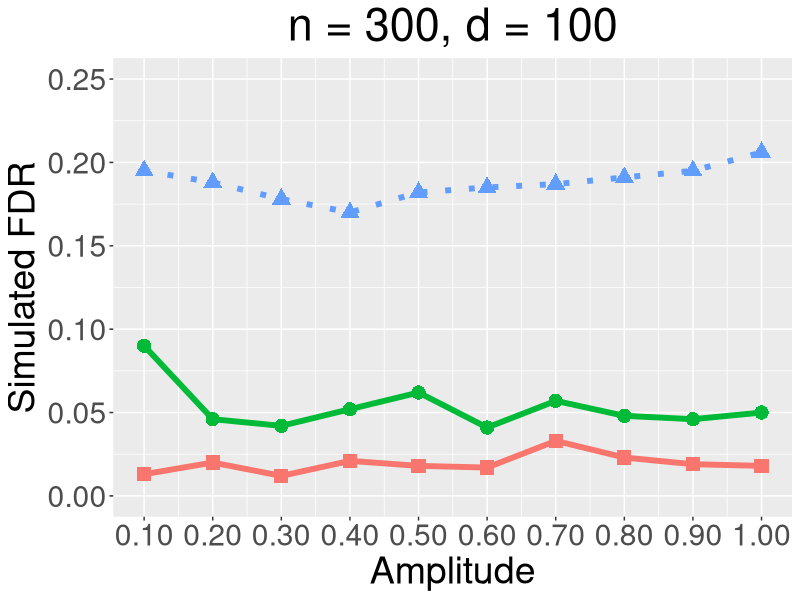
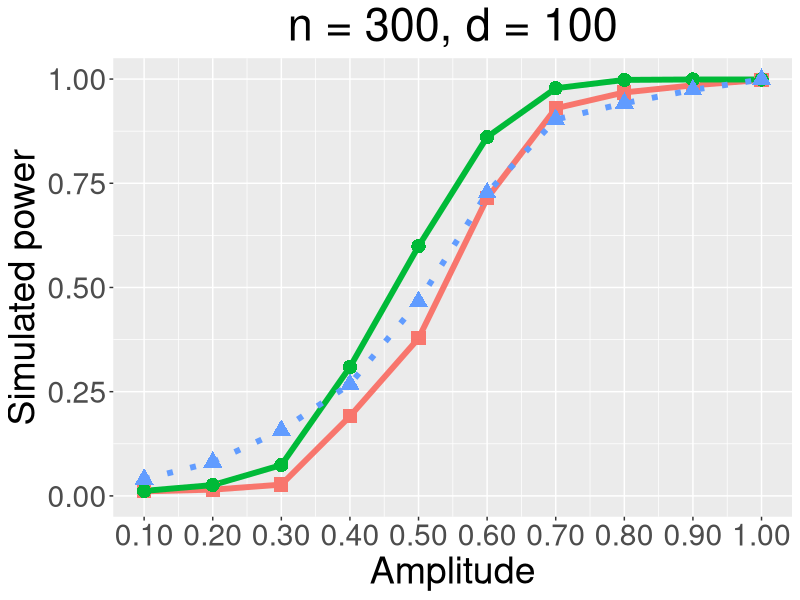
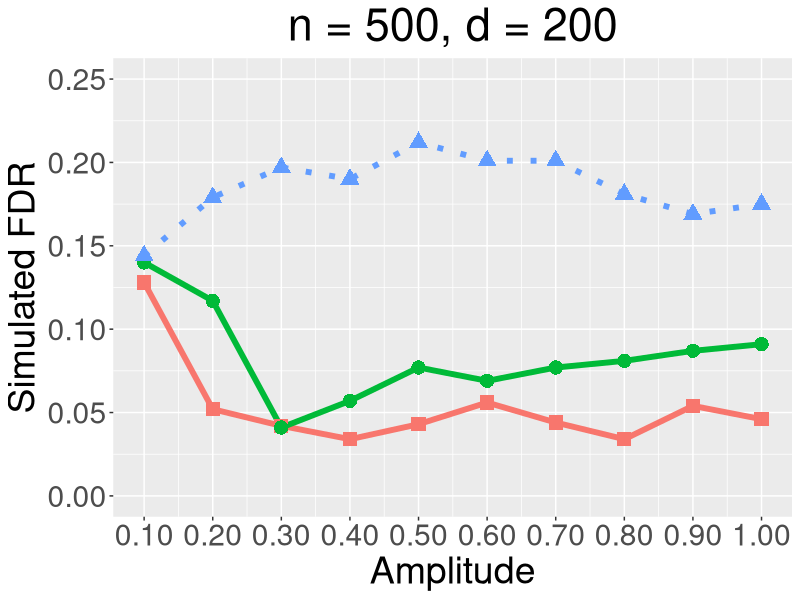
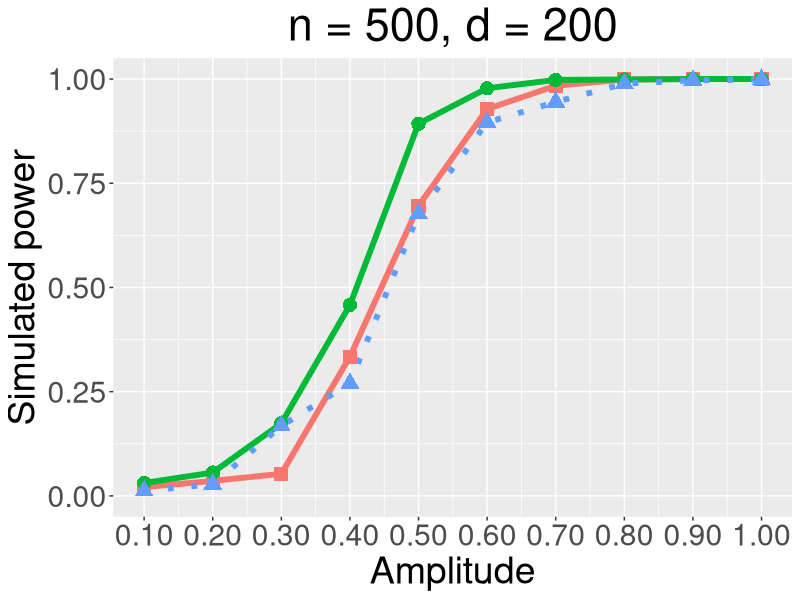
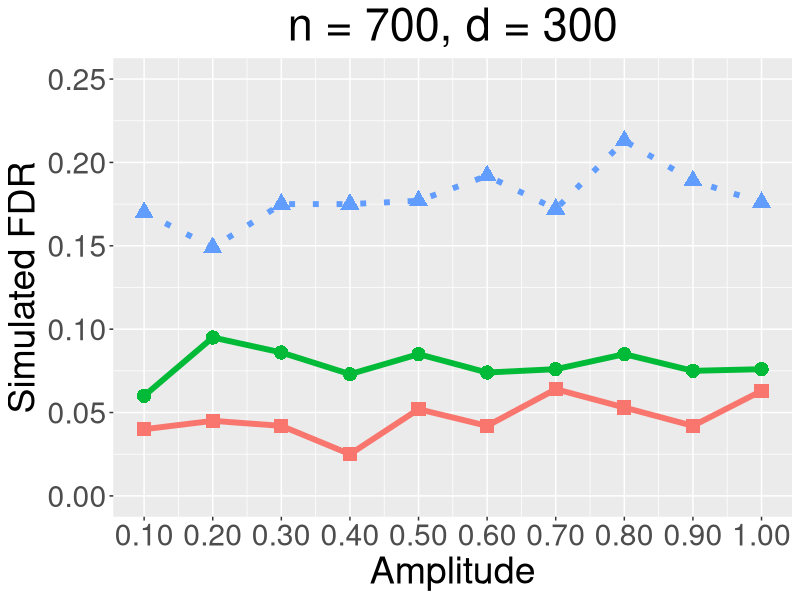
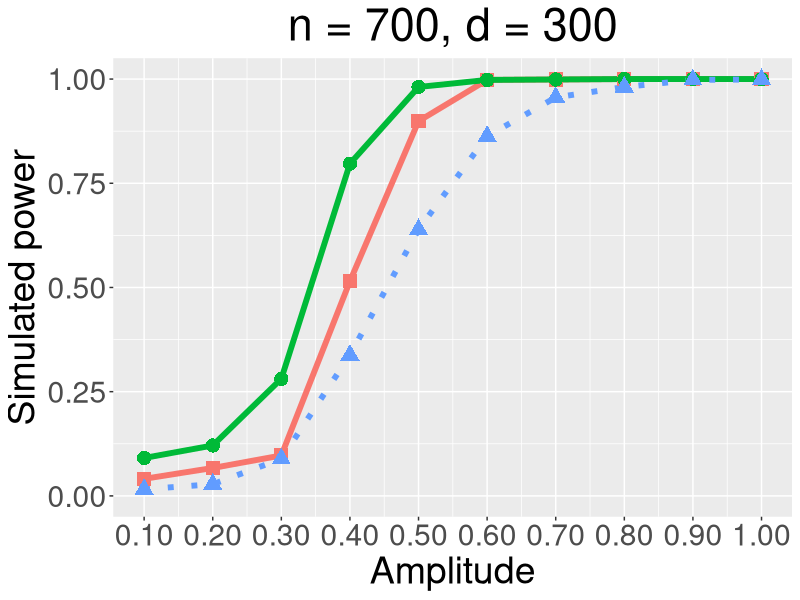

These charts were generated, in order, by the following R code:
library(ggplot2)
# This script presents the results under S5 with FDR level = 0.05.
# We will construct 6 figures, which are 
# 1, n = 200; p = 1*n, 1.5*n, 2*n; rho;
# 2, n = 500; p = 1*n, 1.5*n, 2*n; rho;
# 3, n = 200; p = 1*n, 1.5*n, 2*n; rho;
# 4, n = 500; p = 1*n, 1.5*n, 2*n; rho;
# 5, n = 200; p = 1*n, 1.5*n, 2*n; amp;
# 6, n = 500; p = 1*n, 1.5*n, 2*n; amp.
# Each figure will include 6 subfigures. This script will draw total 36 figures.

# First step, we record the data. Second step, we draw the figure.
# 1st column, 1p method; 2nd column, 2p method; 3rd column, knockoff method.
# Row: larger parameters.


# Figure 5

n200p1fdr_02 = matrix(c(0.013,0.090,0.195,
                        0.020,0.046,0.188,
                        0.012,0.042,0.178,
                        0.021,0.052,0.170,
                        0.018,0.062,0.182,
                        0.017,0.041,0.185,
                        0.033,0.057,0.187,
                        0.023,0.048,0.191,
                        0.019,0.046,0.195,
                        0.018,0.050,0.206
                        ),
                      byrow = TRUE, nrow = 10, ncol = 3)


n200p1power_02 = matrix(c(0.011,0.012,0.040,
                          0.015,0.026,0.081,
                          0.027,0.074,0.157,
                          0.191,0.309,0.268,
                          0.378,0.599,0.466,
                          0.714,0.861,0.727,
                          0.930,0.978,0.903,
                          0.968,0.998,0.942,
                          0.985,0.999,0.974,
                          0.998,0.999,0.999
                          ),
                        byrow = TRUE, nrow = 10, ncol = 3)


n200p1.5fdr_02 = matrix(c(0.128,0.140,0.144,
                          0.052,0.117,0.179,
                          0.042,0.041,0.197,
                          0.034,0.057,0.190,
                          0.043,0.077,0.212,
                          0.056,0.069,0.201,
                          0.044,0.077,0.201,
                          0.034,0.081,0.181,
                          0.054,0.087,0.169,
                          0.046,0.091,0.175
                          ),
                        byrow = TRUE, nrow = 10, ncol = 3)


n200p1.5power_02 = matrix(c(0.021,0.031,0.012,
                            0.036,0.056,0.028,
                            0.053,0.174,0.168,
                            0.334,0.458,0.270,
                            0.696,0.893,0.677,
                            0.928,0.978,0.896,
                            0.984,0.998,0.945,
                            0.999,0.999,0.989,
                            1,1,0.997,
                            1,1,0.999
                            ),
                          byrow = TRUE, nrow = 10, ncol = 3)


# Figure 6

n200p2fdr_02 = matrix(c(0.040,0.060,0.170,
                        0.045,0.095,0.149,
                        0.042,0.086,0.175,
                        0.025,0.073,0.175,
                        0.052,0.085,0.177,
                        0.042,0.074,0.192,
                        0.064,0.076,0.172,
                        0.053,0.085,0.213,
                        0.042,0.075,0.189,
                        0.063,0.076,0.176
                        ),
                      byrow = TRUE, nrow = 10, ncol = 3)


n200p2power_02 = matrix(c(0.041,0.091,0.016,
                          0.067,0.121,0.028,
                          0.097,0.281,0.089,
                          0.515,0.797,0.338,
                          0.899,0.981,0.639,
                          0.998,0.998,0.863,
                          0.999,0.999,0.956,
                          1,1,0.981,
                          1,1,0.998,
                          1,1,0.999
                          ),
                        byrow = TRUE, nrow = 10, ncol = 3)




# Amplitude, 12 figures


# Figure 1-1

# Set x label, it is public.
amplevel = rep(c(0.1,0.2,0.3,0.4,0.5,0.6,0.7,0.8,0.9,1), times = 3)
# Set the type of methods, it is public.
type = rep(c('A','B','C'), each = 10)

points = c('A' = 15, 'B' = 16, 'C' = 17)


# Amp, 12 figures


# Figure 2-1
# Set x label, it is public.
amp = rep(c(0.1,0.2,0.3,0.4,0.5,0.6,0.7,0.8,0.9,1), times = 3)

# Read the data into dataframe.
fdr21 = c(n200p1fdr_02[,1], n200p1fdr_02[,2], n200p1fdr_02[,3])
df21 = data.frame(amp = amp, type = type, fdr = fdr21)

# DRAW
n300p100fdr_amp = 
  ggplot(data = df21, mapping = aes(x = amp, y = fdr, colour = type, shape = type, linetype = type)) + scale_linetype_manual(values=c("solid", "solid", "dotted")) + scale_shape_manual(values = points)+ geom_line(linewidth = 2) + geom_point(size = 4.5) + scale_x_continuous(name = "Amplitude", breaks = seq(0.1, 1, by = 0.1), labels = c("0.10","0.20","0.30","0.40","0.50","0.60","0.70","0.80","0.90","1.00"), limits = c(0.1, 1)) + ggtitle("n = 300, d = 100") + theme(legend.position = 'none', text = element_text(size = 27), plot.title = element_text(hjust = 0.5)) + scale_y_continuous(name = "Simulated FDR", breaks = seq(0, 0.25, by = 0.05), labels = c("0.00","0.05", "0.10", "0.15", "0.20","0.25"), limits = c(0,0.25))

# SAVE
ggsave("n300p100fdr_02.pdf", device = "pdf", path = "C:/Users/朱正天/Desktop/Knockoff_code/Knockoff_pre/S5", width = 8, height = 6)


# Figure 2-2

# Read the data into dataframe.
pwr22 = c(n200p1power_02[,1], n200p1power_02[,2], n200p1power_02[,3])
df22 = data.frame(amp = amp, type = type, power = pwr22)

# DRAW
n300p100power_amp = 
  ggplot(data = df22, mapping = aes(x = amp, y = power, colour = type, shape = type, linetype = type)) + scale_linetype_manual(values=c("solid", "solid", "dotted")) + scale_shape_manual(values = points)+ geom_line(linewidth = 2) + geom_point(size = 4.5) + scale_x_continuous(name = "Amplitude", breaks = seq(0.1, 1, by = 0.1), labels = c("0.10","0.20","0.30","0.40","0.50","0.60","0.70","0.80","0.90","1.00"), limits = c(0.1, 1)) + scale_y_continuous(name = "Simulated power", breaks = seq(0, 1, by = 0.25), labels = c("0.00","0.25", "0.50", "0.75", "1.00"), limits = c(0,1)) + ggtitle("n = 300, d = 100") + theme(legend.position = 'none', text = element_text(size = 27), plot.title = element_text(hjust = 0.5))

# SAVE
ggsave("n300p100power_02.pdf", device = "pdf", path = "C:/Users/朱正天/Desktop/Knockoff_code/Knockoff_pre/S5", width = 8, height = 6)



# Figure 2-3

# Read the data into dataframe.
fdr23 = c(n200p1.5fdr_02[,1], n200p1.5fdr_02[,2], n200p1.5fdr_02[,3])
df23 = data.frame(amp = amp, type = type, fdr = fdr23)

# DRAW
n500p200fdr_amp = 
  ggplot(data = df23, mapping = aes(x = amp, y = fdr, colour = type, shape = type, linetype = type)) + scale_linetype_manual(values=c("solid", "solid", "dotted")) + scale_shape_manual(values = points)+ geom_line(linewidth = 2) + geom_point(size = 4.5) + scale_x_continuous(name = "Amplitude", breaks = seq(0.1, 1, by = 0.1), labels = c("0.10","0.20","0.30","0.40","0.50","0.60","0.70","0.80","0.90","1.00"), limits = c(0.1, 1)) + ggtitle("n = 500, d = 200") + theme(legend.position = 'none', text = element_text(size = 27), plot.title = element_text(hjust = 0.5)) + scale_y_continuous(name = "Simulated FDR", breaks = seq(0, 0.25, by = 0.05), labels = c("0.00","0.05", "0.10", "0.15", "0.20","0.25"), limits = c(0,0.25))

# SAVE
ggsave("n500p200fdr_02.pdf", device = "pdf", path = "C:/Users/朱正天/Desktop/Knockoff_code/Knockoff_pre/S5", width = 8, height = 6)


# Figure 2-4

# Read the data into dataframe.
pwr24 = c(n200p1.5power_02[,1], n200p1.5power_02[,2], n200p1.5power_02[,3])
df24 = data.frame(amp = amp, type = type, power = pwr24)

# DRAW
n500p200power_amp = 
  ggplot(data = df24, mapping = aes(x = amp, y = power, colour = type, shape = type, linetype = type)) + scale_linetype_manual(values=c("solid", "solid", "dotted")) + scale_shape_manual(values = points)+ geom_line(linewidth = 2) + geom_point(size = 4.5) + scale_x_continuous(name = "Amplitude", breaks = seq(0.1, 1, by = 0.1), labels = c("0.10","0.20","0.30","0.40","0.50","0.60","0.70","0.80","0.90","1.00"), limits = c(0.1, 1)) + scale_y_continuous(name = "Simulated power", breaks = seq(0, 1, by = 0.25), labels = c("0.00","0.25", "0.50", "0.75", "1.00"), limits = c(0,1)) + ggtitle("n = 500, d = 200") + theme(legend.position = 'none', text = element_text(size = 27), plot.title = element_text(hjust = 0.5))

# SAVE
ggsave("n500p200power_02.pdf", device = "pdf", path = "C:/Users/朱正天/Desktop/Knockoff_code/Knockoff_pre/S5", width = 8, height = 6)


# Figure 2-9

# Read the data into dataframe.
fdr29 = c(n200p2fdr_02[,1], n200p2fdr_02[,2], n200p2fdr_02[,3])
df29 = data.frame(amp = amp, type = type, fdr = fdr29)

# DRAW
n500p750fdr_amp = 
  ggplot(data = df29, mapping = aes(x = amp, y = fdr, colour = type, shape = type, linetype = type)) + scale_linetype_manual(values=c("solid", "solid", "dotted")) + scale_shape_manual(values = points)+ geom_line(linewidth = 2) + geom_point(size = 4.5) + scale_x_continuous(name = "Amplitude", breaks = seq(0.1, 1, by = 0.1), labels = c("0.10","0.20","0.30","0.40","0.50","0.60","0.70","0.80","0.90","1.00"), limits = c(0.1, 1)) + ggtitle("n = 700, d = 300") + theme(legend.position = 'none', text = element_text(size = 27), plot.title = element_text(hjust = 0.5)) + scale_y_continuous(name = "Simulated FDR", breaks = seq(0, 0.25, by = 0.05), labels = c("0.00","0.05", "0.10", "0.15", "0.20","0.25"), limits = c(0,0.25))

# SAVE
ggsave("n700p300fdr_02.pdf", device = "pdf", path = "C:/Users/朱正天/Desktop/Knockoff_code/Knockoff_pre/S5", width = 8, height = 6)


# Figure 2-10

# Read the data into dataframe.
pwr210 = c(n200p2power_02[,1], n200p2power_02[,2], n200p2power_02[,3])
df210 = data.frame(amp = amp, type = type, power = pwr210)

# DRAW
n500p750power_amp = 
  ggplot(data = df210, mapping = aes(x = amp, y = power, colour = type, shape = type, linetype = type)) + scale_linetype_manual(values=c("solid", "solid", "dotted")) + scale_shape_manual(values = points)+ geom_line(linewidth = 2) + geom_point(size = 4.5) + scale_x_continuous(name = "Amplitude", breaks = seq(0.1, 1, by = 0.1), labels = c("0.10","0.20","0.30","0.40","0.50","0.60","0.70","0.80","0.90","1.00"), limits = c(0.1, 1)) + scale_y_continuous(name = "Simulated power", breaks = seq(0, 1, by = 0.25), labels = c("0.00","0.25", "0.50", "0.75", "1.00"), limits = c(0,1)) + ggtitle("n = 700, d = 300") + theme(legend.position = 'none', text = element_text(size = 27), plot.title = element_text(hjust = 0.5))

# SAVE
ggsave("n700p300power_02.pdf", device = "pdf", path = "C:/Users/朱正天/Desktop/Knockoff_code/Knockoff_pre/S5", width = 8, height = 6)





